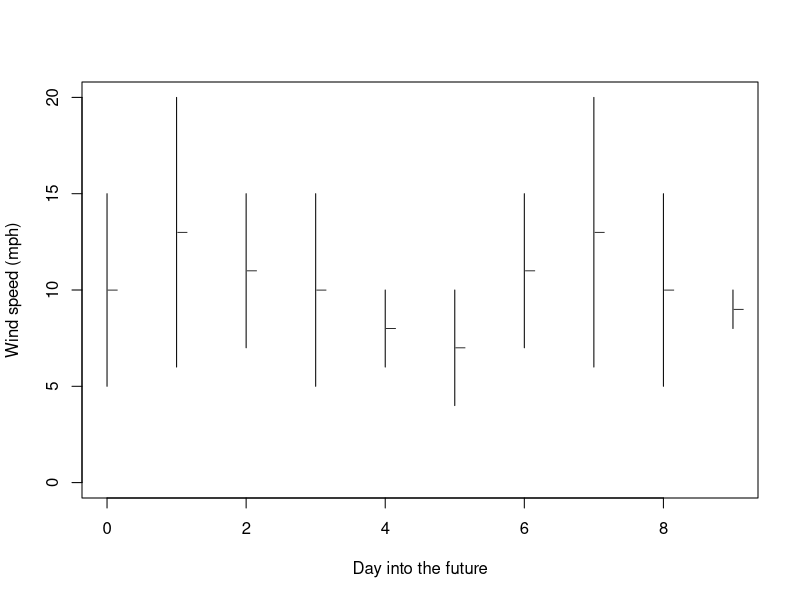
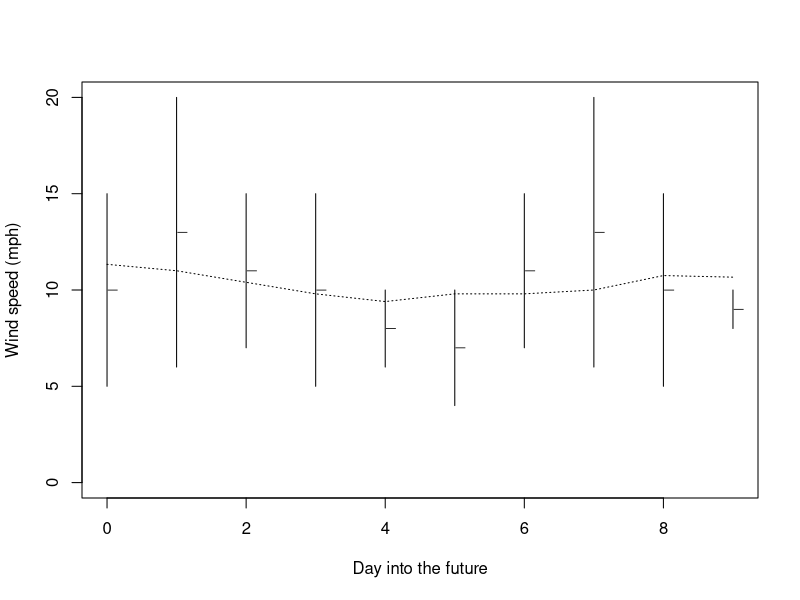
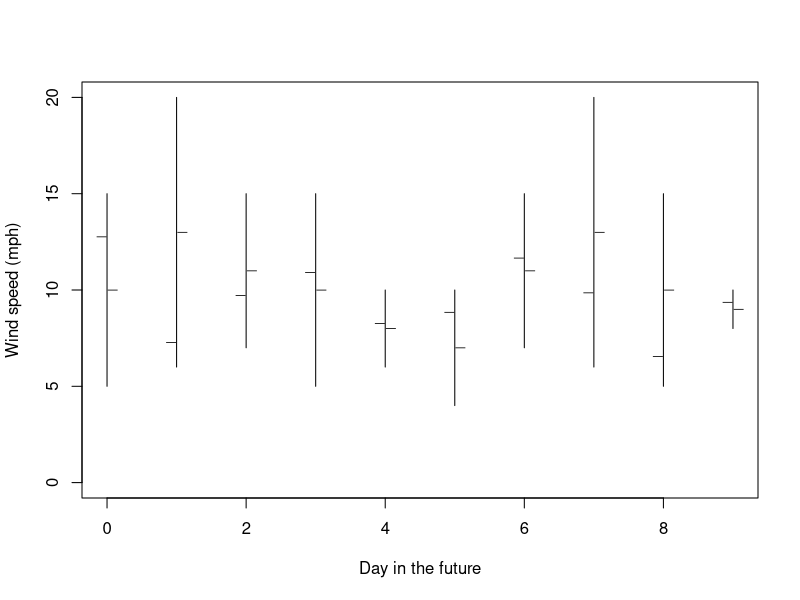

Recreate these plots in R, in order.
## ---- chunk 1
(winds <- read.csv('winds.csv'))
## ---- chunk 2
plot(0,0, type='n', ylim=c(0, max(winds)), xlim=c(0, nrow(winds)-1), xlab='Day into the future', ylab='Wind speed (mph)')
segments(0:(nrow(winds)-1), winds$minwind, 0:(nrow(winds)-1), winds$maxwind)
points(0:(nrow(winds)-1) + 0.08, winds$avewind, pch='_')
## ---- chunk 3
rMu <- function(
    x,        # Vector of values to average
    wl = 3   # Window length: number of frames to average
){
    trail <- wl %/% 2
    lead <- wl %/% 2  - (wl + 1) %% 2 # When wl is even, extra value is behind center
    sapply(1:length(x), function(y) {
        thiswin <- (y-trail):(y+lead)
        vals <- na.omit(x[thiswin[thiswin > 0]])
        sum(vals)/length(vals)
    })
}

plot(0,0, type='n', ylim=c(0, max(winds)), xlim=c(0, nrow(winds)-1), xlab='Day into the future', ylab='Wind speed (mph)')
segments(0:(nrow(winds)-1), winds$minwind, 0:(nrow(winds)-1), winds$maxwind)
points(0:(nrow(winds)-1) + 0.08, winds$avewind, pch='_')
lines(0:(nrow(winds)-1), rMu(winds$avewind, wl=5), lty=3)
## ---- chunk 4
randval <- unlist(lapply(1:nrow(winds), function(x) runif(1, winds[x,'minwind'], winds[x,'maxwind'])))
plot(0,0, type='n', ylim=c(0, max(winds)), xlim=c(0, nrow(winds)-1), xlab='Day in the future', ylab='Wind speed (mph)')
segments(0:(nrow(winds)-1), winds$minwind, 0:(nrow(winds)-1), winds$maxwind)
points(0:(nrow(winds)-1) - 0.08, randval, pch='_')
points(0:(nrow(winds)-1) + 0.08, winds$avewind, pch='_')
